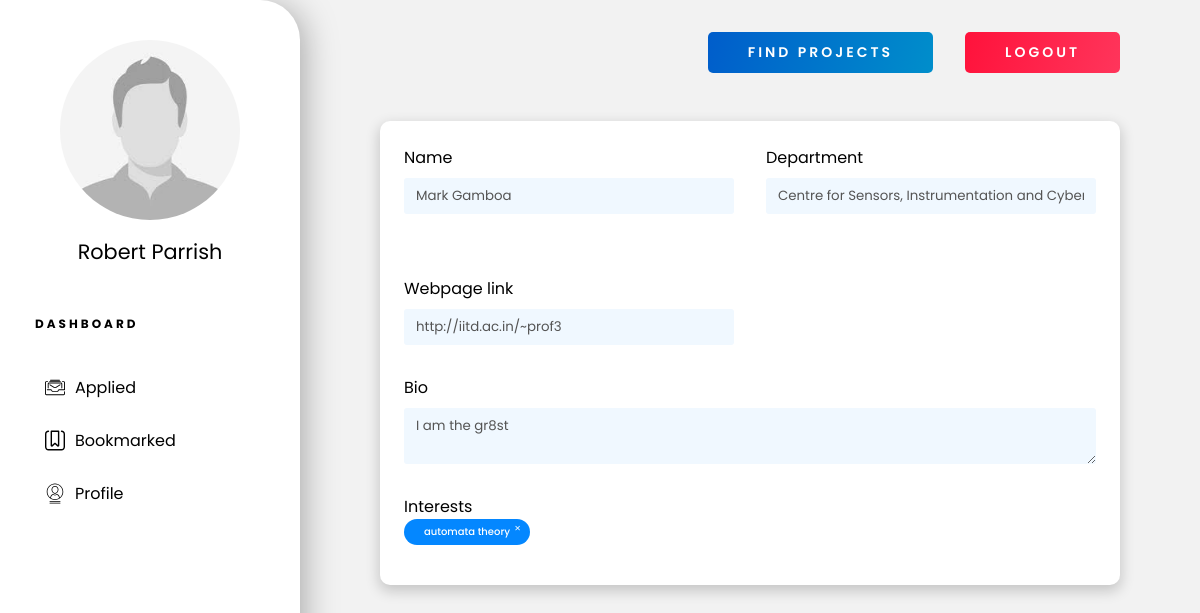
Page /prof-profile?id=15 (signed in) on the earlier database version.
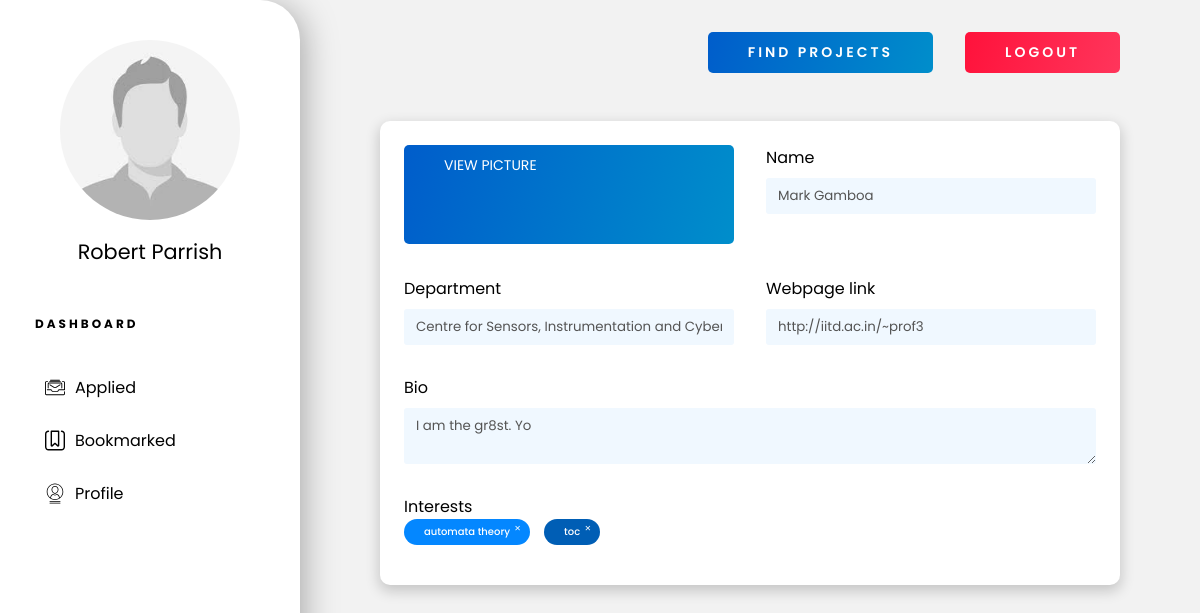
Same page on the later database version.
### portal/models.py (models this page shows, shortened)
class Professor(models.Model):
    user = models.ForeignKey(User, verbose_name=_(
        "Auth User"), on_delete=models.CASCADE)
    dept = models.CharField(_("department"), max_length=50,
                            choices=Departments.choices)
    interests = models.ManyToManyField("Interests")
    webpage_link = models.URLField(
        _("Webpage Link"), max_length=200, null=True)
    pic = models.FileField(
        _("Profile Pic"), upload_to=upload_pic, storage=OverwriteStorage(), null=True)
    bio = models.TextField(_("Biography"), null=True)
    class Meta:
        permissions = (('is_prof', 'Is Prof'),)

class Interests(models.Model):
    research_field = models.CharField(
        _("Research Area of Interest"), max_length=50)

### portal/views.py (the view)
class ProfViewSet(ProfileViewSet):
    queryset = Professor.objects.all()
    serializer_class = ProfSerializer
    permission_classes = [permissions.IsAuthenticated]
    model_class = Professor

### portal/models.py (called while the page is built)
def isStudent(user):
    return user.has_perm('portal.is_student')

def isProf(user):
    return user.has_perm('portal.is_prof')

### portal/serializers.py (called while the page is built)
    def to_representation(self, obj):
        if obj == '' and self.allow_blank:
            return obj
        return self._choices[obj]

### portal/views.py (called while the page is built)
    def get_model_class(self):
        assert(self.model_class is not None)
        return self.model_class

    def get_model_obj(self, user):
        return self.get_model_class().objects.get(user=user)

### templates/profile.html (shortened to what this page needs)
{% extends 'dashboard-base.html' %}
{% load static %}
{% block content %}
<div class="profile-container">
    {% if is_student_render %}
    <form id="profile-form" method="PUT" action="/students/{{user_data.id}}/">
        {% elif is_prof_render %}
        <form id="profile-form" method="PUT" action="/profs/{{user_data.id}}/">
            {% endif %}
            <div class="inline">
                {% if user_data.pic is not None %}
                <a href="{{user_data.pic}}" class="btn">View Picture</a>
                {% endif %}
                <div style="display: flex; flex-direction: column;">
                    <label for="name">Name</label>
                    <input type="text" name="name" id="name" value="{{user_data.user.first_name}} {{user_data.user.last_name}}" disabled>
                </div>
                {% if is_prof_render %}
                <div style="display: flex; flex-direction: column;">
                    <label for="dept">Department</label>
                    <input type="text" name="dept" id="dept" value="{{user_data.dept}}" disabled>
                </div>
                <div style="display: flex; flex-direction: column;">
                    <label for="dept">Webpage link</label>
                    {% if is_self_profile %}
                    <input type="text" name="webpage_link" id="webpage_link" value="{{user_data.webpage_link|default_if_none:''}}">
                    {% else %}
                    <input type="text" name="webpage_link" id="webpage_link" value="{{user_data.webpage_link|default_if_none:''}}" disabled>
                    {% endif %}
                </div>
                {% endif %}
            </div>
            <label for="bio">Bio</label>
            {% if is_self_profile %}
            <textarea name="bio" id="bio" cols="30" rows="2">{{user_data.bio|default_if_none:'' }}</textarea>
            {% else %}
            <textarea name="bio" id="bio" cols="30" rows="2" disabled>{{user_data.bio|default_if_none:'' }}</textarea>
            {% endif %}
            <label for="interests">Interests</label>
            <div class="tag-container">
                {% for interest in user_data.interests %}
                {% if is_self_profile %}
                <div class="tag" onclick="handleTagDelete(this)">{{interest.research_field}}</div>
                {% else %}
                <div class="tag">{{interest.research_field}}</div>
                {% endif %}
                {% endfor %}
            </div>
        </form>
</div>
{% endblock %}

Differences in the rows shown:
changed Professor "http://iitd.ac.in/~prof3": bio "I am the gr8st" → "I am the gr8st. Yo"
added Interests: research_field "toc"
Other differences:
text now shown: "VIEW PICTURE"
